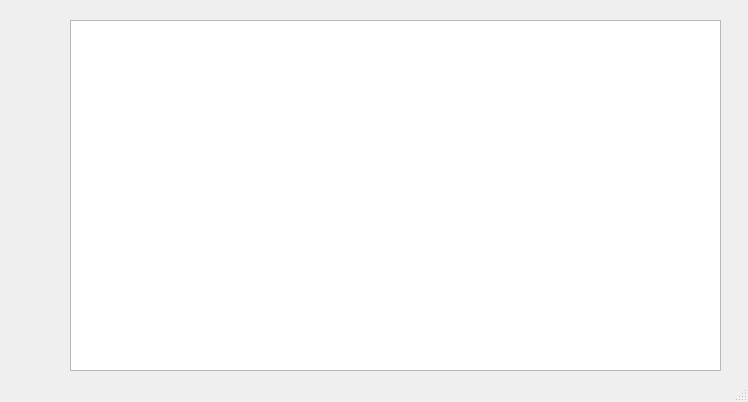
<?xml version="1.0" encoding="UTF-8"?>
<ui version="4.0">
 <class>MainWindow</class>
 <widget class="QMainWindow" name="MainWindow">
  <property name="geometry">
   <rect>
    <x>0</x>
    <y>0</y>
    <width>748</width>
    <height>402</height>
   </rect>
  </property>
  <property name="windowTitle">
   <string>MainWindow</string>
  </property>
  <widget class="QWidget" name="centralwidget">
   <widget class="QTreeView" name="treeView">
    <property name="geometry">
     <rect>
      <x>70</x>
      <y>20</y>
      <width>651</width>
      <height>351</height>
     </rect>
    </property>
   </widget>
  </widget>
  <widget class="QStatusBar" name="statusbar"/>
 </widget>
 <resources/>
 <connections/>
</ui>
